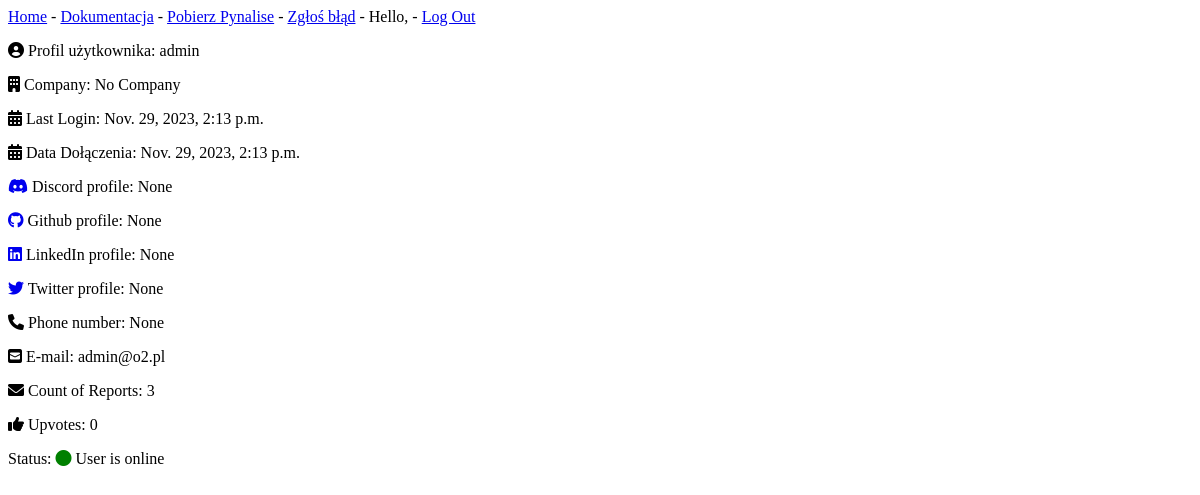
The app's page /view_profile/8, older data.
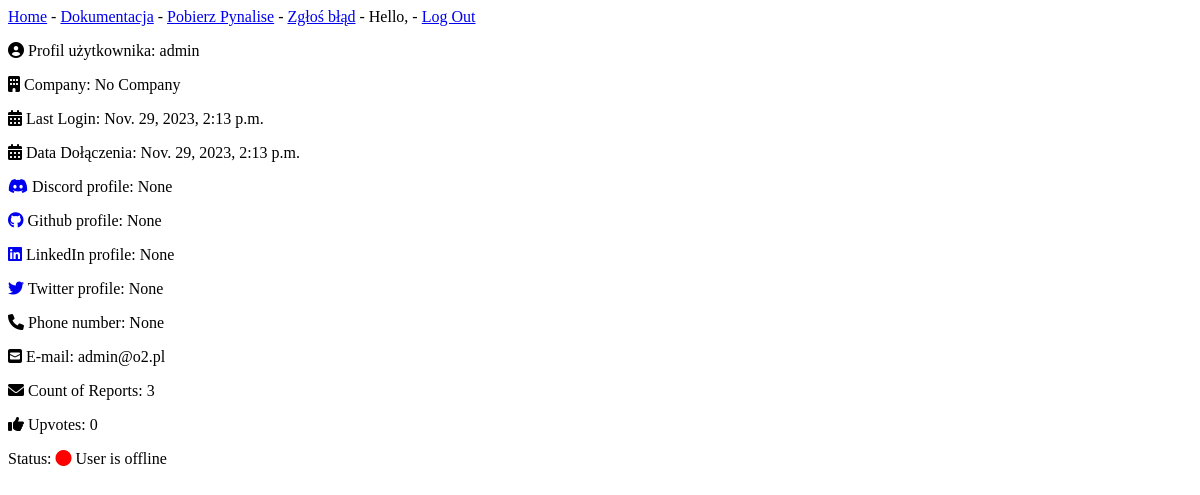
The same page, newer data.
### AppFixB1/views.py (the view)
# urls.py: path('view_profile/<int:user_id>', views.view_profile, name = 'view_profile'),
def view_profile(request, user_id):
    user = get_object_or_404(User, id=user_id)
    user_company = UserCompany.objects.filter(user=user).first()
    if not user_company:
        user_company = 'No Company'
    report_count = Report.objects.filter(user=user).count()
    context = {'user': user, 'user_company': user_company, 'report_count': report_count}
    return render(request, 'view_profile.html', context)

### templates/view_profile.html (shortened to what this page needs)
<link rel="stylesheet" href="https://cdnjs.cloudflare.com/ajax/libs/font-awesome/6.0.0-beta3/css/all.min.css">
<!DOCTYPE html>
<html lang="en">
<head>
</head>
<body>
{% extends "base.html" %}
{% block content %}
    <p><i class="fa-solid fa-circle-user"></i> Profil użytkownika: {{ user.login }}</p>
     {% if user_company != 'No Company' %}
          <p> <i class="fa-solid fa-building"></i> Company: {{ user_company.company.name}}</p>
     {%  else %}
      <p><i class="fa-solid fa-building"></i> Company: {{ user_company}}</p>
    {% endif %}
    <p><i class="fa-solid fa-calendar-days"></i> Last Login: {{ user.last_login}}</p>
    <p><i class="fa-solid fa-calendar-days"></i> Data Dołączenia: {{ user.date_registration }}</p>
   <p> <a href="https://discord.com/{{ user.discord_profile }}" target="_blank" rel="noopener noreferrer">
  <i class="fab fa-discord"></i></a>
    Discord profile: {{ user.discord_profile }}</p>
    <p><a href="https://github.com/your-github-profile" target="_blank" rel="noopener noreferrer">
  <i class="fab fa-github"></i></a> Github profile: {{ user.github_profile }}</p>
    <p><a href="https://www.linkedin.com/in/your-linkedin-profile" target="_blank" rel="noopener noreferrer">
  <i class="fab fa-linkedin"></i></a> LinkedIn profile: {{ user.linkedin_profile }}</p>
    <p><a href="https://twitter.com/your-twitter-profile" target="_blank" rel="noopener noreferrer">
  <i class="fab fa-twitter"></i></a> Twitter profile: {{ user.twitter_profile}}</p>
    <p><i class="fa-solid fa-phone"></i> Phone number: {{ user.phone_number}}</p>
     <p><i class="fa-solid fa-square-envelope"></i> E-mail: {{ user.email}}</p>
    <p><i class="fa-solid fa-envelope"></i> Count of Reports: {{ report_count}}</p>
     <p><i class="fa-solid fa-thumbs-up"></i> Upvotes: {{ user.upvotes}}</p>
        <p>Status:
        {% if  user.is_online == True%}
           <i class="fas fa-circle" style="color: green;"></i> User is online
        {% else %}
           <i class="fas fa-circle" style="color: red;"></i> User is offline
        {% endif %}
         </p>
{% endblock content %}

Row changes from the older to the newer data that the page shows:
changed User "admin": is_online True → False (drawn)
Text that changed along with them:
text no longer shown: "User is online"
text now shown: "User is offline"
